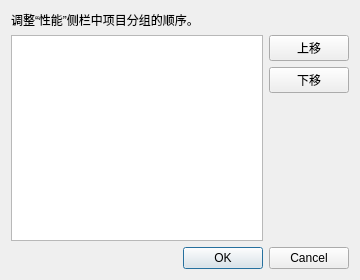
<?xml version="1.0" encoding="UTF-8"?>
<ui version="4.0">
 <class>SidePanelOrderDialog</class>
 <widget class="QDialog" name="SidePanelOrderDialog">
  <property name="geometry">
   <rect>
    <x>0</x>
    <y>0</y>
    <width>360</width>
    <height>280</height>
   </rect>
  </property>
  <property name="windowTitle">
   <string>侧栏顺序</string>
  </property>
  <layout class="QVBoxLayout" name="verticalLayout">
   <item>
    <widget class="QLabel" name="descriptionLabel">
     <property name="text">
      <string>调整“性能”侧栏中项目分组的顺序。</string>
     </property>
     <property name="wordWrap">
      <bool>true</bool>
     </property>
    </widget>
   </item>
   <item>
    <layout class="QHBoxLayout" name="contentLayout">
     <item>
      <widget class="QListWidget" name="groupList">
       <property name="selectionMode">
        <enum>QAbstractItemView::SelectionMode::SingleSelection</enum>
       </property>
      </widget>
     </item>
     <item>
      <layout class="QVBoxLayout" name="buttonLayout">
       <item>
        <widget class="QPushButton" name="moveUpButton">
         <property name="text">
          <string>上移</string>
         </property>
        </widget>
       </item>
       <item>
        <widget class="QPushButton" name="moveDownButton">
         <property name="text">
          <string>下移</string>
         </property>
        </widget>
       </item>
       <item>
        <spacer name="verticalSpacer">
         <property name="orientation">
          <enum>Qt::Orientation::Vertical</enum>
         </property>
         <property name="sizeHint" stdset="0">
          <size>
           <width>20</width>
           <height>40</height>
          </size>
         </property>
        </spacer>
       </item>
      </layout>
     </item>
    </layout>
   </item>
   <item>
    <widget class="QDialogButtonBox" name="buttonBox">
     <property name="standardButtons">
      <set>QDialogButtonBox::StandardButton::Cancel|QDialogButtonBox::StandardButton::Ok</set>
     </property>
    </widget>
   </item>
  </layout>
 </widget>
 <resources/>
 <connections/>
</ui>
